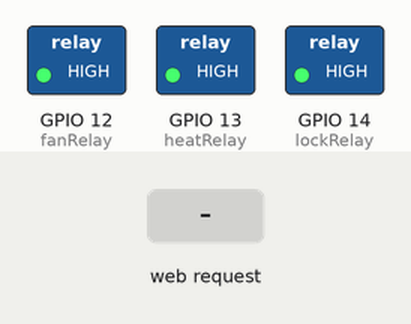
Recording of a sketch running on a simulated ESP8266 (NodeMCU). Parts: switched loads named in the sketch (green lamp = pin HIGH). Inputs (shaded band) come from the test bench.

Above: at 1.2 s.
1.3 s: HTTP request GET /fanON received
At 2.4 s:
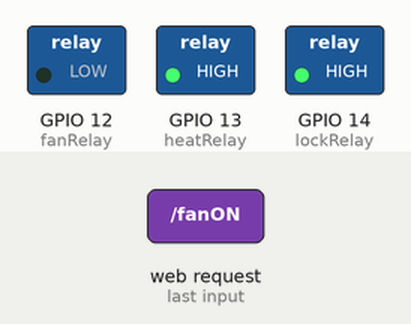
2.8 s: HTTP request GET /heaterON received
At 3.6 s:
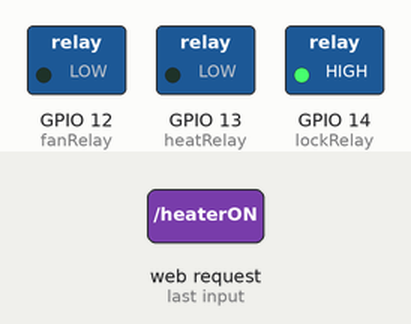
4.3 s: HTTP request GET /fanOFF received
At 4.7 s:
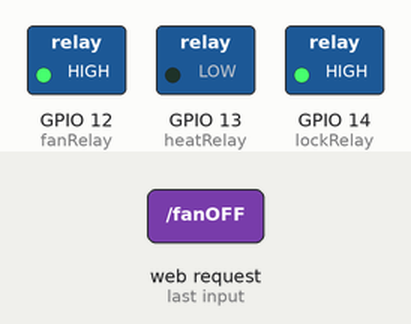
5.8 s: HTTP request GET /lockON received
At 7.0 s:
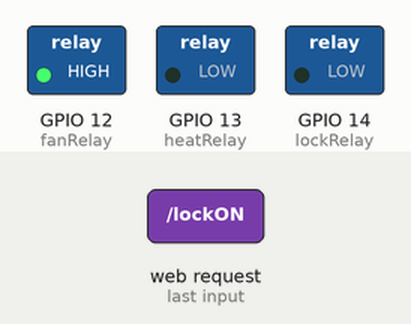
7.3 s: HTTP request GET /heaterOFF received
At 8.2 s:
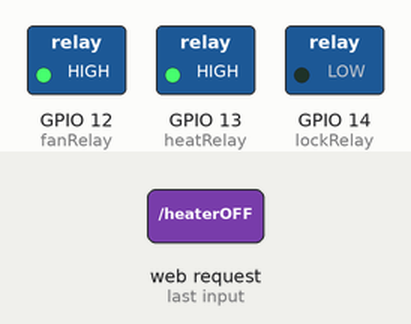
8.8 s: HTTP request GET /lockOFF received
At 9.3 s:
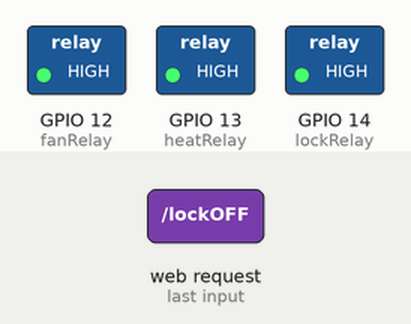
Timing chart, 0 to 11.3 s (numbered marks = the images above; inputs shaded):
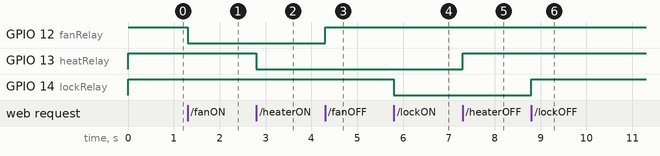

Measured:
- after the input at 1.3 s, GPIO 12 (fanRelay): HIGH → LOW at once
- after the input at 2.8 s, GPIO 13 (heatRelay): HIGH → LOW at once
- after the input at 4.3 s, GPIO 12 (fanRelay): LOW → HIGH at once
- after the input at 5.8 s, GPIO 14 (lockRelay): HIGH → LOW at once
- after the input at 7.3 s, GPIO 13 (heatRelay): LOW → HIGH at once
- after the input at 8.8 s, GPIO 14 (lockRelay): LOW → HIGH at once

The sketch:

ESPServer.ino
```cpp
/////////////////////////////////////////////
//                                         //
//         Authors: Carson Morris          //
//             & Salim El Atache           //
//         Class: CAM8302E - 012           //
//              Lab: Final                 //
//           Date: 07-03-2021              //
//                                         //
/////////////////////////////////////////////

// Access Point Setup
#include <ESP8266WiFi.h>
const char WiFiPassword[] = "12345678";
const char AP_NameChar[] = "ControlSystem" ;

WiFiServer server(80);

// Webpage HTML Headings
String header = "HTTP/1.1 200 OK\r\nContent-Type: text/html\r\n\r\n";
String html_1 = "<!DOCTYPE html><html><head><meta name='viewport' content='width=device-width, initial-scale=1.0'/><meta charset='utf-8'><style>body {font-size:140%;} #main {display: table; margin: auto;  padding: 0 10px 0 10px; } h2,{text-align:center; } .button { padding:10px 10px 10px 10px; width:100%;  background-color: #4CAF50; font-size: 120%;}</style><title>Control System</title></head><body><div id='main'><h2>Control System</h2>";
String html_2 = "";
String html_3 = "";
String html_4 = "";
String html_5 = "</div></body></html>";

String request = "";

//Output Variables//
#define fanRelay 12            // Fan Relay Digital Pin Number
#define heatRelay 13           // Heat Relay Digital Pin Number
#define lockRelay 14           // Lock Relay Digital Pin Number

void setup()
{
  // Outputs //
  pinMode(fanRelay, OUTPUT);         // Delclare fanRelay as an Output
  digitalWrite(fanRelay, HIGH);      // Start fanRelay OFF
  pinMode(heatRelay, OUTPUT);        // Delclare heatRelay as an Output
  digitalWrite(heatRelay, HIGH);     // Start heatRelay OFF
  pinMode(lockRelay, OUTPUT);        // Delclare lockRelay as an Output
  digitalWrite(lockRelay, HIGH);     // Start lockRelay OFF

    boolean conn = WiFi.softAP(AP_NameChar, WiFiPassword);
    server.begin();

}

void loop()
{
    WiFiClient client = server.available();         // If Client is connected
    if (!client)  {  return;  }

    // Read the first line of the request
    request = client.readStringUntil('\r');        //Get Request From Client

    if       ( request.indexOf("fanON") > 0 )  {  //If Request Recieved "fanON"
      digitalWrite(fanRelay, LOW);
   } else if  ( request.indexOf("fanOFF") > 0 ) {  //If Request Recieved "fanOFF"
        digitalWrite(fanRelay, HIGH);
   } else if  ( request.indexOf("heaterON") > 0 ) {  //If Request Recieved "heaterON"
    digitalWrite(heatRelay, LOW);
    } else if  ( request.indexOf("heaterOFF") > 0 ) {  //If Request Recieved "fanOFF"
      digitalWrite(heatRelay, HIGH);
   } else if  ( request.indexOf("lockON") > 0 ) {  //If Request Recieved "lockON"
    digitalWrite(lockRelay, LOW);
    } else if  ( request.indexOf("lockOFF") > 0 ) {  //If Request Recieved "lockOFF"
      digitalWrite(lockRelay, HIGH);
    } else{
    }

    // Print HTML Buttons to Website
    if (digitalRead(fanRelay) == LOW){                                                                                         //If Fan Relay is Currently ON
       html_2 = "<form id='F1' action='fanOFF'><input class='button' type='submit' value='Turn OFF Fan' ></form><br>";         //Create Button for Turning OFF
    } else {                                                                                                                   //Otherwise
        html_2 = "<form id='F1' action='fanON'><input class='button' type='submit' value='Turn ON Fan' ></form><br>";          //Create Button for Turning ON
    }

    if (digitalRead(heatRelay) == LOW) {                                                                                      //If Heat Relay is Currently ON
       html_3 = "<form id='F2' action='heaterOFF'><input class='button' type='submit' value='Turn OFF Heater' ></form><br>";  //Create Button for Turning OFF
    } else {                                                                                                                  //Otherwise
        html_3 = "<form id='F2' action='heaterON'><input class='button' type='submit' value='Turn ON Heater' ></form><br>";   //Create Button for Turning ON
    }

    if (digitalRead(lockRelay) == LOW) {                                                                                     //If Lock Relay is Currently ON
       html_4 = "<form id='F3' action='lockOFF'><input class='button' type='submit' value='Turn OFF Lock' ></form><br>";      //Create Button for Turning OFF
    } else {                                                                                                                  //Otherwise
        html_4 = "<form id='F3' action='lockON'><input class='button' type='submit' value='Turn ON Lock' ></form><br>";       //Create Button for Turning ON
    }

    client.flush();

    // Print HTML Elements to Webpage
    client.print( header );
    client.print( html_1 );
    client.print( html_2 );
    client.print( html_3 );
    client.print( html_4);
    client.print( html_5 );

    delay(5);
}
```
